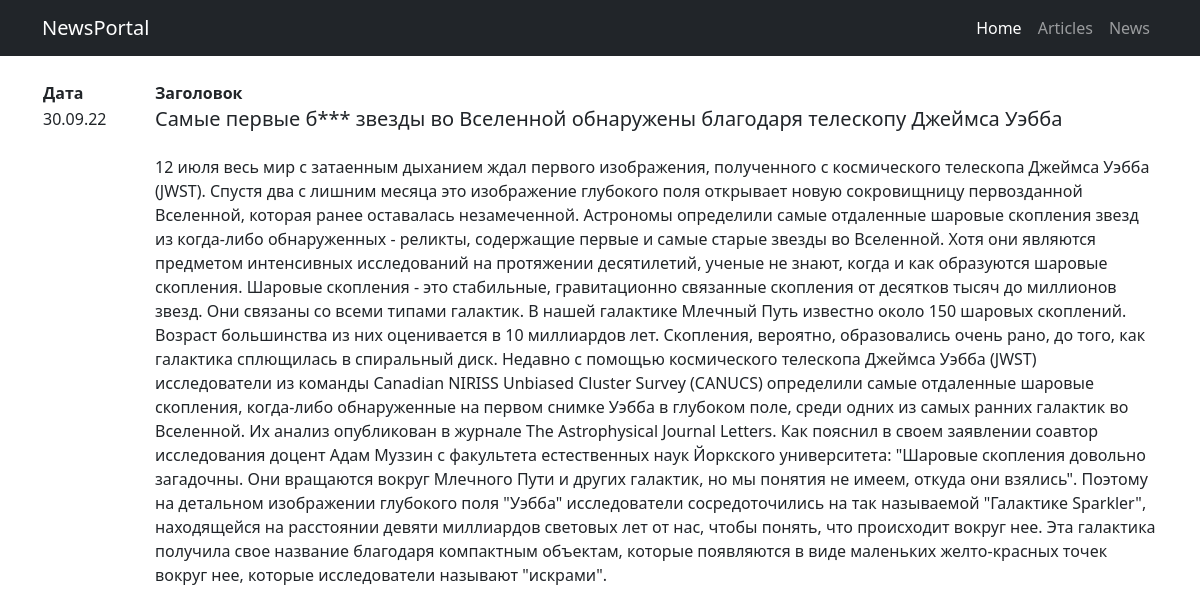
Screenshot of /news/1 with the database file from the repository.
### news/models.py (models this page shows, shortened)
class Post(models.Model):
    post_author = models.ForeignKey(Author, on_delete=models.CASCADE)
    type = models.BooleanField(default=False)
    time_add = models.DateTimeField(auto_now_add=True)
    title = models.CharField(max_length=255)
    text = models.TextField()
    rating = models.FloatField(default=0)
    category_post = models.ManyToManyField(Category, through='PostCategory')

### news/views.py (the view)
# urls.py: path('<int:pk>', ProductDetail.as_view())
class ProductDetail(DetailView):
    model = Post
    template_name = 'news1only.html'
    context_object_name = 'news'

### news/templatetags/custom_filters.py (called while the page is built)
@register.filter()
def censor(value):
    value = value.split()
    for i in range(len(value)):
        if isinstance(value[i], str) and value[i] in censor_list:
            value[i] = value[i][0] + "*"*(len(value[i])-1)
    return f'{" ".join(value)}'

### templates/news1only.html (shortened to what this page needs)
{% extends 'default.html' %}
{% load custom_filters %}
{% block content %}
{% if news %}
<br>
    <table class="news_screen">
        <tr>
            <td><strong>Дата</strong></td>
            <td><strong>Заголовок</strong></td>
        </tr>
        <tr>
            <td><p>{{ news.time_add|date:'d.m.y' }}</p></td>
            <td><h5>{{ news.title|censor }}</h5> <br> <p>{{ news.text|censor }}</p></td>
        </tr>
    </table>
{% else %}
    <h3>Не нашли новостей для вас. Зайдите попозже, пожалуйста.</h3>
{% endif %}
{% endblock content %}

### rows the page displays
Post: time_add "30.09.22", title|censor "Самые первые б*** звезды во Вселенной обнаружены благодаря телескопу Джеймса Уэбба", text|censor "12 июля весь мир с затаенным дыханием ждал первого изображения, полученного с космического телескопа Джеймса Уэбба (JWST). Спустя два с лишним месяца это изображение глубокого поля открывает новую сокровищницу первозданной Вселенной, которая ранее оставалась незамеченной. Астрономы определили самые отдаленные шаровые скопления звезд из когда-либо обнаруженных - реликты, содержащие первые и самые старые звезды во Вселенной. Хотя они являются предметом интенсивных исследований на протяжении десятилетий, ученые не знают, когда и как образуются шаровые скопления. Шаровые скопления - это стабильные, гравитационно связанные скопления от десятков тысяч до миллионов звезд. Они связаны со всеми…"
